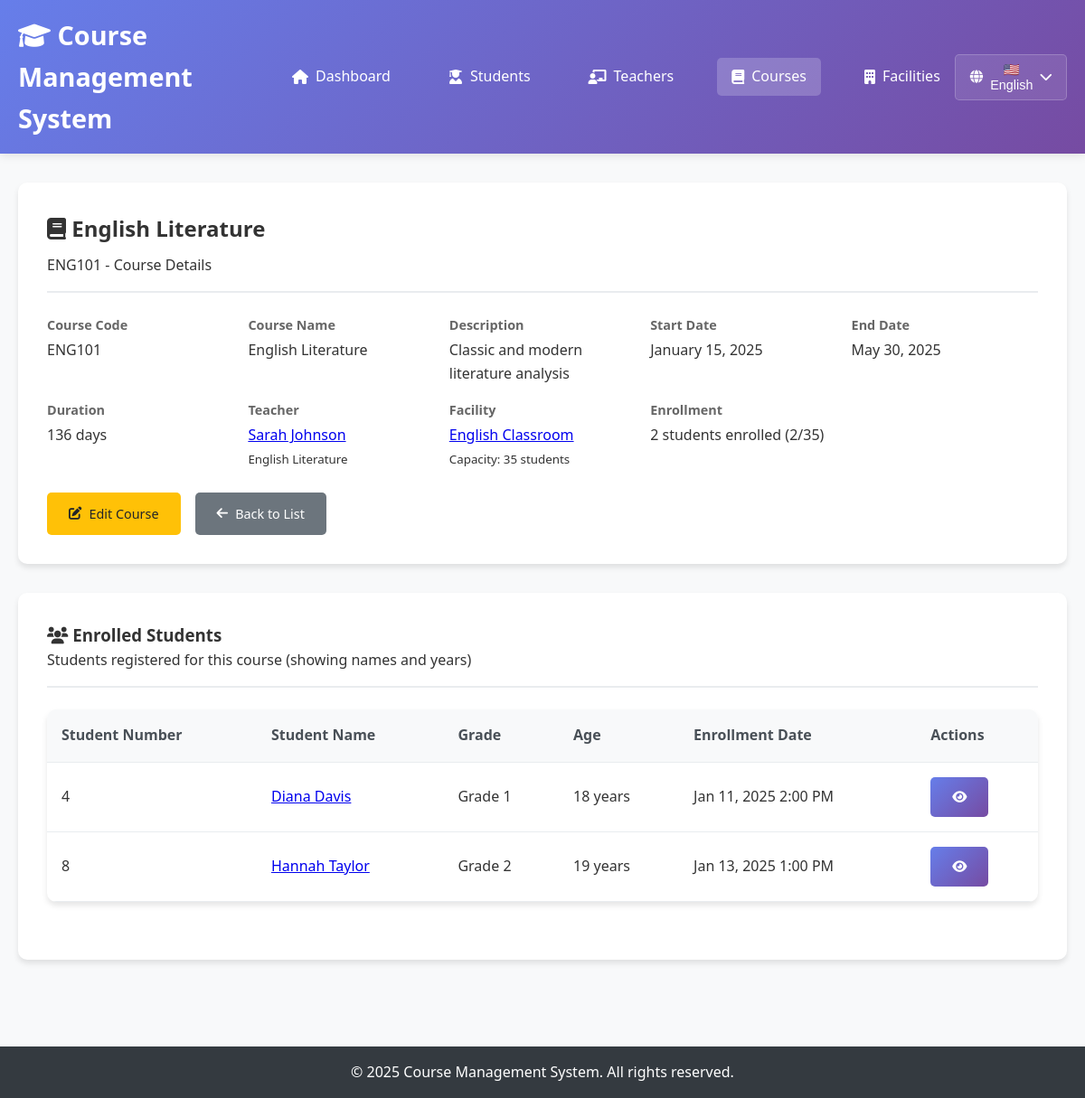
The page /courses/view.php?id=ENG101 on the database as committed earlier.
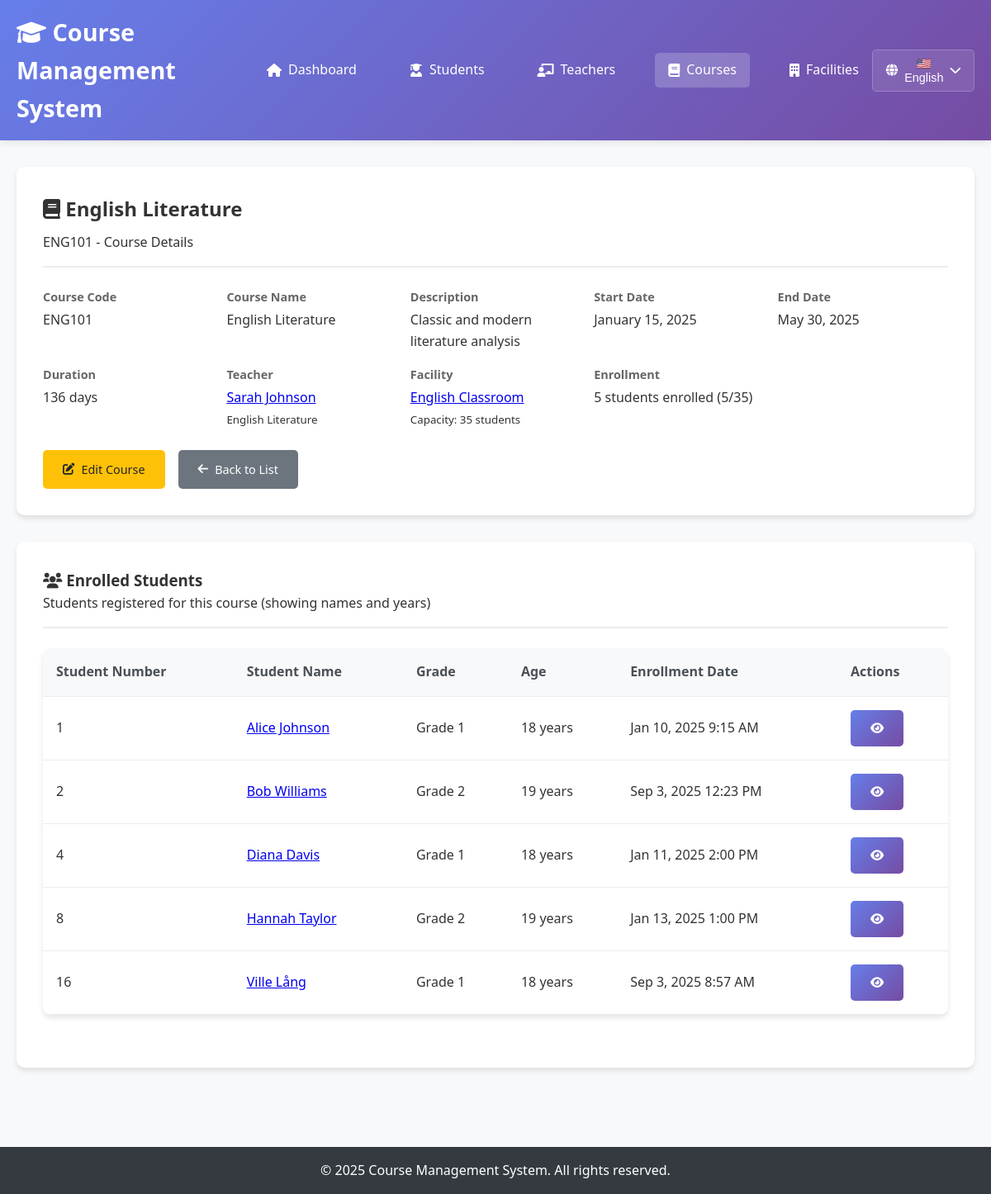
The same page on the database as committed later.
### tables this page shows
CREATE TABLE `course_logins` (
  `emblem` int(11) NOT NULL,
  `student_id` int(11) DEFAULT NULL,
  `course_id` varchar(20) DEFAULT NULL,
  `login_date_time` datetime DEFAULT current_timestamp()
);

CREATE TABLE `students` (
  `student_number` int(11) NOT NULL,
  `first_name` varchar(50) NOT NULL,
  `surname` varchar(50) NOT NULL,
  `birthday` date NOT NULL,
  `grade` int(11) NOT NULL
);

### config/database.php (called while the page is built, shortened)
<?php
function executeQuery($pdo, $sql, $params = []) {
    try {
        $stmt = $pdo->prepare($sql);
        $stmt->execute($params);
        return $stmt;
    } catch(PDOException $e) {
        throw new Exception("Query failed: " . $e->getMessage());
    }
}
?>

### courses/view.php (the view, shortened to what the changed rows need)
<?php
require_once '../config/database.php';
$course_id = $_GET['id'] ?? null;
try {
    $sql = "SELECT c.*,
                   t.identification_number as teacher_id,
                   CONCAT(t.first_name, ' ', t.surname) as teacher_name,
                   t.substance as teacher_subject,
                   f.emblem as facility_id,
                   f.name as facility_name,
                   f.capacity as facility_capacity
            FROM courses c
            LEFT JOIN teachers t ON c.teacher_id = t.identification_number
            LEFT JOIN facilities f ON c.facility_id = f.emblem
            WHERE c.emblem = ?";
    $stmt = executeQuery($pdo, $sql, [$course_id]);
    $course = $stmt->fetch();
    $sql = "SELECT s.student_number,
                   CONCAT(s.first_name, ' ', s.surname) as student_name,
                   s.grade,
                   cl.login_date_time,
                   YEAR(NOW()) - YEAR(s.birthday) as age
            FROM course_logins cl
            JOIN students s ON cl.student_id = s.student_number
            WHERE cl.course_id = ?
            ORDER BY s.first_name, s.surname";
    $stmt = executeQuery($pdo, $sql, [$course_id]);
    $enrolledStudents = $stmt->fetchAll();
} catch(Exception $e) {
    $error = "Error loading course details: " . $e->getMessage();
}
?>
<!DOCTYPE html>
<html lang="en">
<head>
    <link rel="stylesheet" href="../css/style.css">
    <link href="https://cdnjs.cloudflare.com/ajax/libs/font-awesome/6.0.0/css/all.min.css" rel="stylesheet">
</head>
<body>
    <header>
        <nav class="navbar">
            <div class="nav-container">
                <h1><i class="fas fa-graduation-cap"></i> Course Management System</h1>
            </div>
        </nav>
    </header>
    <main class="main-content">
        <div class="container">
            <?php if (isset($course)): ?>
                <div class="detail-card">
                    <div class="detail-header">
                        <h2><i class="fas fa-book"></i> <?= htmlspecialchars($course['name']) ?></h2>
                        <p><?= htmlspecialchars($course['emblem']) ?> - Course Details</p>
                    </div>
                    <div class="detail-info">
                        <div class="info-item">
                            <span class="info-label">Course Code</span>
                            <span class="info-value"><?= htmlspecialchars($course['emblem']) ?></span>
                        </div>
                        <div class="info-item">
                            <span class="info-label">Course Name</span>
                            <span class="info-value"><?= htmlspecialchars($course['name']) ?></span>
                        </div>
                        <div class="info-item">
                            <span class="info-label">Description</span>
                            <span class="info-value"><?= htmlspecialchars($course['description'] ?: 'No description available') ?></span>
                        </div>
                        <div class="info-item">
                            <span class="info-label">Start Date</span>
                            <span class="info-value"><?= date('F j, Y', strtotime($course['start_day'])) ?></span>
                        </div>
                        <div class="info-item">
                            <span class="info-label">End Date</span>
                            <span class="info-value"><?= date('F j, Y', strtotime($course['rest_of_day'])) ?></span>
                        </div>
                        <div class="info-item">
                            <span class="info-label">Duration</span>
                            <span class="info-value">
                                <?php
                                $start = new DateTime($course['start_day']);
                                $end = new DateTime($course['rest_of_day']);
                                $duration = $start->diff($end)->days + 1;
                                echo $duration . ' days';
                                ?>
                            </span>
                        </div>
                        <div class="info-item">
                            <span class="info-label">Teacher</span>
                            <span class="info-value">
                                <?php if ($course['teacher_name']): ?>
                                    <a href="../teachers/view.php?id=<?= $course['teacher_id'] ?>">
                                        <?= htmlspecialchars($course['teacher_name']) ?>
                                    </a>
                                    <br><small><?= htmlspecialchars($course['teacher_subject']) ?></small>
                                <?php else: ?>
                                    No teacher assigned
                                <?php endif; ?>
                            </span>
                        </div>
                        <div class="info-item">
                            <span class="info-label">Facility</span>
                            <span class="info-value">
                                <?php if ($course['facility_name']): ?>
                                    <a href="../facilities/view.php?id=<?= urlencode($course['facility_id']) ?>">
                                        <?= htmlspecialchars($course['facility_name']) ?>
                                    </a>
                                    <br><small>Capacity: <?= $course['facility_capacity'] ?> students</small>
                                <?php else: ?>
                                    No facility assigned
                                <?php endif; ?>
                            </span>
                        </div>
                        <div class="info-item">
                            <span class="info-label">Enrollment</span>
                            <span class="info-value">
                                <?= count($enrolledStudents) ?> students enrolled
                                <?php if ($course['facility_capacity']): ?>
                                    (<?= count($enrolledStudents) ?>/<?= $course['facility_capacity'] ?>)
                                <?php endif; ?>
                            </span>
                        </div>
                    </div>
                    <div class="action-buttons">
                        <a href="edit.php?id=<?= urlencode($course['emblem']) ?>" class="btn btn-warning">
                            <i class="fas fa-edit"></i> Edit Course
                        </a>
                        <a href="index.php" class="btn btn-secondary">
                            <i class="fas fa-arrow-left"></i> Back to List
                        </a>
                    </div>
                </div>
                <div class="detail-card">
                    <div class="detail-header">
                        <h3><i class="fas fa-users"></i> Enrolled Students</h3>
                        <p>Students registered for this course (showing names and years)</p>
                    </div>
                    <?php if (count($enrolledStudents) > 0): ?>
                        <div class="table">
                            <table>
                                <thead>
                                    <tr>
                                        <th>Student Number</th>
                                        <th>Student Name</th>
                                        <th>Grade</th>
                                        <th>Age</th>
                                        <th>Enrollment Date</th>
                                        <th>Actions</th>
                                    </tr>
                                </thead>
                                <tbody>
                                    <?php foreach ($enrolledStudents as $student): ?>
                                        <tr>
                                            <td><?= htmlspecialchars($student['student_number']) ?></td>
                                            <td>
                                                <a href="../students/view.php?id=<?= $student['student_number'] ?>">
                                                    <?= htmlspecialchars($student['student_name']) ?>
                                                </a>
                                            </td>
                                            <td>Grade <?= htmlspecialchars($student['grade']) ?></td>
                                            <td><?= htmlspecialchars($student['age']) ?> years</td>
                                            <td><?= date('M j, Y g:i A', strtotime($student['login_date_time'])) ?></td>
                                            <td>
                                                <a href="../students/view.php?id=<?= $student['student_number'] ?>"
                                                   class="btn btn-primary" title="View Student">
                                                    <i class="fas fa-eye"></i>
                                                </a>
                                            </td>
                                        </tr>
                                    <?php endforeach; ?>
                                </tbody>
                            </table>
                        </div>
                    <?php endif; ?>
                </div>
            <?php endif; ?>
        </div>
    </main>
</body>
</html>

Rows that differ between the two databases and show on the page:
now on this page (row edited): course_logins: students.student_number "1", student_name "Alice Johnson", students.grade "1", age "18", login_date_time "Jan 10, 2025 9:15 AM"
added course_logins: students.student_number "2", student_name "Bob Williams", students.grade "2", age "19", login_date_time "Sep 3, 2025 12:23 PM"
added course_logins: students.student_number "16", student_name "Ville Lång", students.grade "1", age "18", login_date_time "Sep 3, 2025 8:57 AM"
Other text that changed with them:
count($enrolledStudents): "2" → "5"
